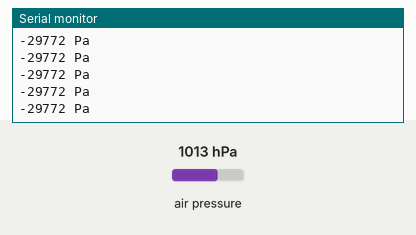
Simulated run of this sketch. Board: Arduino Uno, built with avr-gcc and run on an emulated ATmega328P. Shown: the last lines printed to the serial monitor. Inputs (shaded band) come from the test bench; at power-on: air pressure 1013 hPa.

Above: at 1.2 s.
1.3 s: air pressure set to 952 hPa
At 2.0 s:
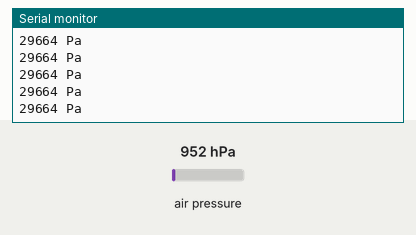
4.3 s: air pressure set to 975 hPa
At 5.3 s:
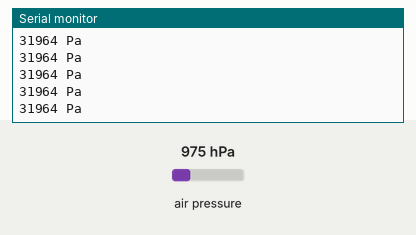
5.8 s: air pressure set to 1000 hPa
At 6.3 s:
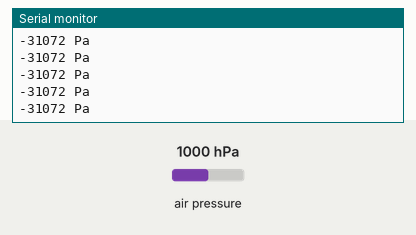
Timing chart, 0 to 8.8 s (numbered marks = the images above; inputs shaded):
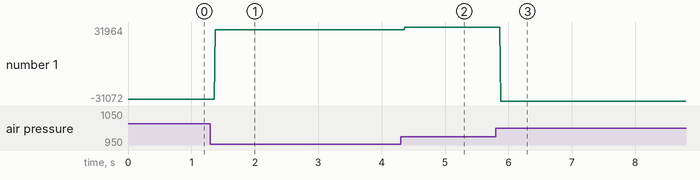

Measured:
- after the input at 1.3 s, the serial monitor: prints a new line after 0.07 s (image 1)
- after the input at 4.3 s, the serial monitor: prints a new line after 0.07 s (image 2)
- after the input at 5.8 s, the serial monitor: prints a new line after 0.08 s (image 3)
- plotted number 1: -29772 → 29664 after the input at 1.3 s, 29664 → 31964 after the input at 4.3 s, 31964 → -31072 after the input at 5.8 s

The sketch:

Projetos_1_Arduino_Sensor_com_Python.ino
```cpp
#include <Wire.h>
#include <Adafruit_BMP085.h>

Adafruit_BMP085 bmp;

int ultimovalor = 0;

void setup() {
  Serial.begin(9600);
  if (!bmp.begin()) {
    Serial.println("Sensor BMP180 não encontrado, verifique as conexões!");
    while (1);
  }
}

void loop() {
  int valoratual = bmp.readPressure();

  Serial.print(valoratual);
  Serial.println(" Pa");

  if (valoratual > ultimovalor + 10) {
    Serial.println("Vermelho");
  }

  ultimovalor = valoratual;

}
```
